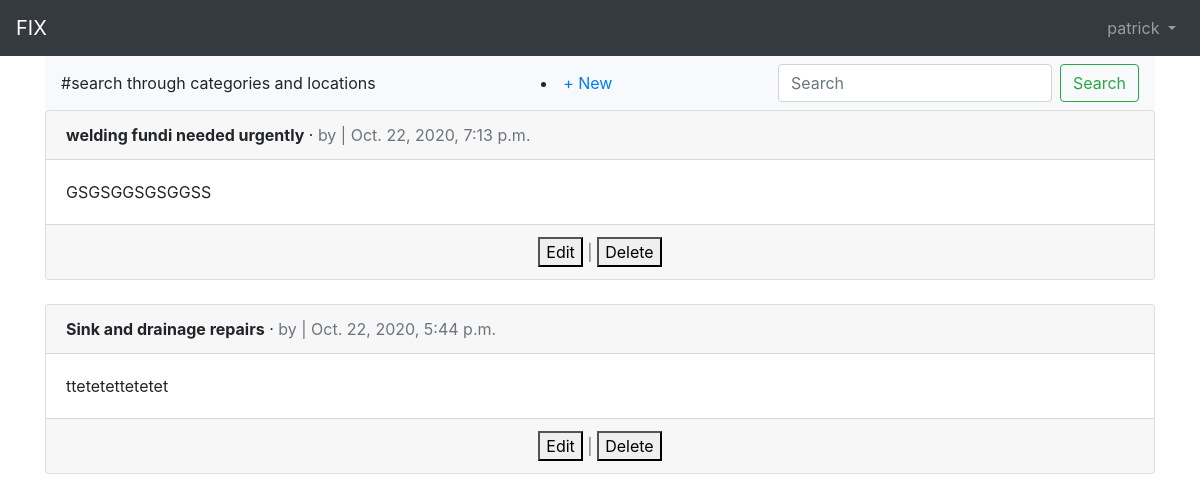
The page /jobs/client/ (signed in) on the database its author committed.
### users/models.py (models this page shows)
class CustomerUser(AbstractUser):
    age = models.PositiveBigIntegerField(null=True, blank=True)

### jobs/models.py (models this page shows, shortened)
class Job(models.Model):
    title = models.CharField(max_length=255)
    body = models.TextField()
    location = models.CharField(max_length=150, default='Nairobi')
    date = models.DateTimeField(auto_now_add=True)
    category = models.CharField(max_length=255, default='welding')
    client = models.ForeignKey(get_user_model(),
                               on_delete=models.CASCADE, null=True, blank=True)
    class Meta:
        ordering = ('-title',)

### jobs/views.py (the view)
# urls.py: path('client/', ClientListView.as_view(), name='client_listings'),
class ClientListView(LoginRequiredMixin, ListView):
    model = Job
    template_name = 'client_listings.html'
    login_url = 'login'  # new

### templates/client_listings.html (shortened to what this page needs)
{% extends 'base.html' %}
{% block content %}
    <nav class="navbar navbar-light bg-light">
    #search through categories and locations
  <li class="nav-item"><a href="{% url 'job_new' %}">+ New</a></li>
  <form class="form-inline">
    <input class="form-control mr-sm-2" type="search" placeholder="Search" aria-label="Search">
    <button class="btn btn-outline-success my-2 my-sm-0" type="submit">Search</button>
  </form>
</nav>
    {% for job in object_list %}
    <div class="card">
   <div class="card-header">
     <span class="font-weight-bold">{{ job.title }}</span> &middot;
       <span class="text-muted">by {{ job.author }} |
           {{ job.date }}</span>
</div>
    <div class="card-body">
{{ job.body }}
</div>
    <div class="card-footer text-center text-muted">
        <a href="{% url 'job_edit' job.pk %}"><button>Edit</button></a> |
        <a href="{% url 'job_delete' job.pk %}"><button>Delete</button></a>
</div>
    </div>
<br />
{% endfor %}
{% endblock content %}

### templates/base.html (shortened to what this page needs)
<!DOCTYPE html>
<html>
<head>
  <link rel="stylesheet" href="https://stackpath.bootstrapcdn.com/bootstrap/4.5.0/css/bootstrap.min.css">
</head>
<body>
  <nav class="navbar navbar-expand-lg navbar-dark bg-dark">
    <a class="navbar-brand" href="{% url 'home' %}">FIX</a>
    <div class="collapse navbar-collapse" id="navbarSupportedContent">
      {% if user.is_authenticated %}
        <ul class="navbar-nav ml-auto">
          <li class="nav-item">
            <a class="nav-link dropdown-toggle" href="#" id="navbarDropdown" role="button" data-toggle="dropdown" aria-haspopup="true" aria-expanded="false">
              {{ user.username }}
            </a>
          </li>
        </ul>
      {% endif %}
    </div>
  </nav>
  <main>
    <div class="container">
      {% block content %}
      {% endblock content %}
    </div>
  </main>
</body>
</html>

### rows shown on the page
CustomerUser: username "patrick"
Job: title "welding fundi needed urgently", date "Oct. 22, 2020, 7:13 p.m.", body "GSGSGGSGSGGSS"
Job: title "Sink and drainage repairs", date "Oct. 22, 2020, 5:44 p.m.", body "ttetetettetetet"
